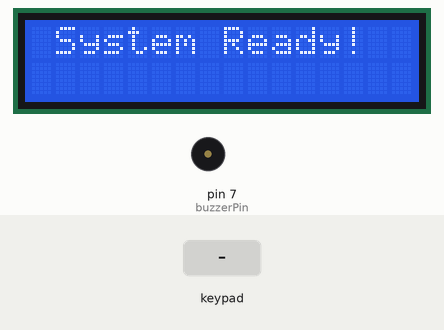
Simulated run of this sketch. Board: Arduino Mega 2560, built with avr-gcc and run on an emulated ATmega2560. Shown: 16×2 character LCD, buzzer (waves = sounding). The test bench sets the inputs (shaded band). Storage starts empty.

Above: at 4.4 s.
At 11.2 s:
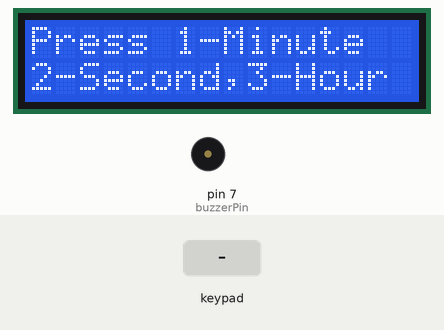
11.3 s: keypad keys 2 2 2 4 2 6 2 8 # pressed 0.4 s apart
At 13.1 s:
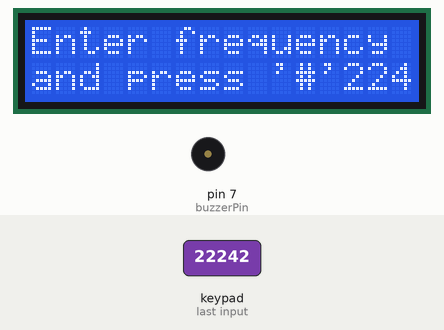
16.4 s: key '#' pressed
At 18.1 s:
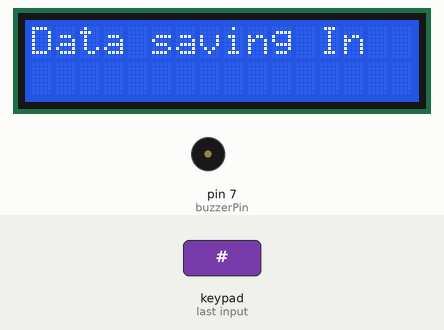
Timing chart, 0 to 19.6 s (numbered marks = the images above; inputs shaded):
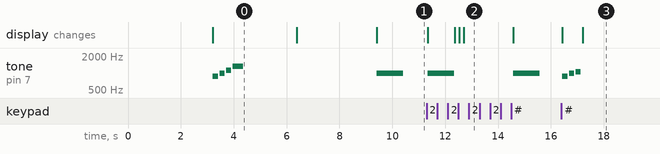

The sketch:

Weather_Station_Data_Logger_Project.ino
```cpp
#include <Wire.h>
#include <LiquidCrystal_I2C.h>
#include <SD.h>
#include <DHT.h>
#include <Keypad.h>

const int buzzerPin = 7; // Declare buzzerPin as a global variable

LiquidCrystal_I2C lcd(0x27, 16, 2); // set the LCD address to 0x27 for a 16 chars and 2 line display
File dataFile;

#define DHTPIN 4
#define DHTTYPE DHT22
DHT dht(DHTPIN, DHTTYPE);

const byte ROWS = 4;
const byte COLS = 4;

char keys[ROWS][COLS] = {
  {'1', '2', '3', 'A'},
  {'4', '5', '6', 'B'},
  {'7', '8', '9', 'C'},
  {'*', '0', '#', 'D'}
};

byte rowPins[ROWS] = {22, 24, 26, 28};
byte colPins[COLS] = {30, 32, 34, 36};

Keypad keypad = Keypad(makeKeymap(keys), rowPins, colPins, ROWS, COLS);

void playIntroSound() {
  tone(buzzerPin, 880); // A4
  delay(200);
  noTone(buzzerPin);
  delay(50);

  tone(buzzerPin, 988);  // B4
  delay(200);
  noTone(buzzerPin);
  delay(50);

  tone(buzzerPin, 1109);  // D5
  delay(200);
  noTone(buzzerPin);
  delay(50);

  tone(buzzerPin, 1318); // E5
  delay(400);
  noTone(buzzerPin);
}

void playOKSound() {
  tone(buzzerPin, 880); // A4
  delay(200);
  noTone(buzzerPin);
  delay(50);

  tone(buzzerPin, 987);  // B4
  delay(200);
  noTone(buzzerPin);
  delay(50);

  tone(buzzerPin, 1046);  // C5
  delay(200);
  noTone(buzzerPin);
  delay(50);
}

void playBipSound() {
  tone(buzzerPin, 1000, 1000); // 1000 Hz for 1000 ms (1 second)
  delay(1000);
  noTone(buzzerPin);
}

void setup() {
  lcd.init(); // initialize the LCD
  lcd.backlight();
  lcd.begin(16, 2); // Added to initialize the LCD size

  pinMode(buzzerPin, OUTPUT);

  lcd.setCursor(0, 0);
  lcd.print("Initializing SD");
  lcd.setCursor(0, 1);
  lcd.print("card...");

  if (!SD.begin()) {
    lcd.clear();
    lcd.setCursor(0, 0);
    lcd.print("SD Card Error");
    playOKSound();
    while (1);
  }

  lcd.clear();
  lcd.setCursor(0, 0);
  lcd.print("  Initializing");
  lcd.setCursor(0, 1);
  lcd.print("  Data Logger");
  delay(3000);
  lcd.clear();
  lcd.setCursor(0, 0);
  lcd.print(" System Ready!");
  playIntroSound();

  delay(2000);
  dht.begin();

  // Ask user for the unit of time for frequency
  lcd.clear();
  lcd.setCursor(0, 0);
  lcd.print("Choose unit");
  lcd.setCursor(0, 1);
  lcd.print("of time:");
  delay(3000);
  lcd.clear();
  lcd.setCursor(0, 0);
  lcd.print("Press 1-Minute");
  lcd.setCursor(0, 1);
  lcd.print("2-Second,3-Hour");
  playBipSound();

  char unitKey = waitForValidKey('1', '3');

  int multiplier = 60000; // Default unit is minutes

  if (unitKey == '2') {
    multiplier = 1000; // If the user chooses seconds, change the multiplier
  } else if (unitKey == '3') {
    multiplier = 3600000; // If the user chooses hours, change the multiplier
  }

  // Ask the user for data collection frequency
  lcd.clear();
  lcd.setCursor(0, 0);
  lcd.print("Enter frequency");
  lcd.setCursor(0, 1);
  lcd.print("and press '#'");
  String frequencyStr = "";

  playBipSound();

  while (true) {
    char key = keypad.getKey();

    if (key >= '0' && key <= '9') {
      frequencyStr += key;
      lcd.print(key);
    } else if (key == '#') {
      break;
    }
  }

  int frequency = frequencyStr.toInt() * multiplier; // Adjust the frequency based on the unit

  lcd.clear();
  lcd.setCursor(0, 0);
  lcd.print("Data will be");
  lcd.setCursor(0, 1);
  lcd.print("collected every");

  lcd.print(frequency / multiplier);
  lcd.print((unitKey == '1') ? " Min" : (unitKey == '2') ? " Sec" : " Hour");
  lcd.print(".");

  // Ask the user for the CSV file name
  lcd.clear();
  lcd.setCursor(0, 0);
  lcd.print("Enter CSV file");
  lcd.setCursor(0, 1);
  lcd.print("name & press '#'");
  String fileName = "";

  playBipSound();

  while (true) {
    char key = keypad.getKey();

    if (key != NO_KEY) {
      if (key == '#') {
        break;
      }
      lcd.print(key);
      fileName += key;
    }
  }

  // Remove the trailing '#' character if it exists
  if (fileName.endsWith("#")) {
    fileName.remove(fileName.length() - 1);
  }

  // Start collecting data
  collectData(frequency, fileName);
}

char waitForValidKey(char start, char end) {
  char key;
  while (true) {
    key = keypad.getKey();
    if (key >= start && key <= end) {
      return key;
    }
  }
}

void collectData(int frequency, String fileName) {
  uint16_t line = 1;

  lcd.clear();
  lcd.setCursor(0, 0);
  lcd.print("Data collection");
  lcd.setCursor(0, 1);
  lcd.print("has started.");
  playOKSound();

  lcd.clear();
  lcd.setCursor(0, 0);
  lcd.print("Data saving In");
  lcd.setCursor(0, 1);
  lcd.print(fileName);

  dataFile = SD.open((fileName + ".csv").c_str(), FILE_WRITE);

  if (!dataFile) {
    lcd.clear();
    lcd.setCursor(0, 0);
    lcd.print("Error opening file");
    lcd.setCursor(0, 1);
    lcd.print("for writing");
    playOKSound();
    return;
  }

  while (true) {
    delay(frequency);

    byte RH = dht.readHumidity();
    byte Temp = dht.readTemperature();

    // Wind speed calculation
    float sensorValue = analogRead(A0);
    float voltage = (sensorValue / 1023.0) * 5.0;
    float wind_speed = map(voltage, 0.01, 5, 0, 70);

    lcd.clear();
    lcd.setCursor(0, 0);
    lcd.print("Readings No: ");
    lcd.print(line);

    lcd.setCursor(0, 1);
    lcd.print("T:");
    lcd.print(Temp);
    lcd.print("C H:");
    lcd.print(RH);
    lcd.print("% W:");
    lcd.print(wind_speed, 2); // Display wind speed with 2 decimal places
    lcd.print(" m/s");

    dataFile.print(line++);
    dataFile.print(": Temperature = ");
    dataFile.print(Temp);
    dataFile.print("°C, Humidity = ");
    dataFile.print(RH);
    dataFile.print("% Wind Speed = ");
    dataFile.print(wind_speed, 2);
    dataFile.println(" m/s");

    dataFile.flush(); // Ensure data is written to the file
  }
}

void loop() {
  // Not used in this example as data collection is handled in the setup function
}
```

Measured:
- after the input at 11.3 s, tone on pin 7 (buzzerPin): alternates 1000 Hz for 1.0 s and silent for 2.2 s, starting at once; the display: first changes at once (image 2 shows a later state)
- after the input at 16.4 s, tone on pin 7 (buzzerPin): plays 880 Hz for 0.20 s, 987 Hz for 0.20 s, 1046 Hz for 0.20 s, starting at once; the display: first changes at once (image 3 shows a later state)
- by itself, tone on pin 7 (buzzerPin): plays 880 Hz for 0.20 s, 988 Hz for 0.20 s, 1109 Hz for 0.20 s, 1318 Hz for 0.40 s, 1000 Hz for 1.0 s
- what the display in image 0 shows lasts 3.2 s, from 3.2 s to 6.4 s
